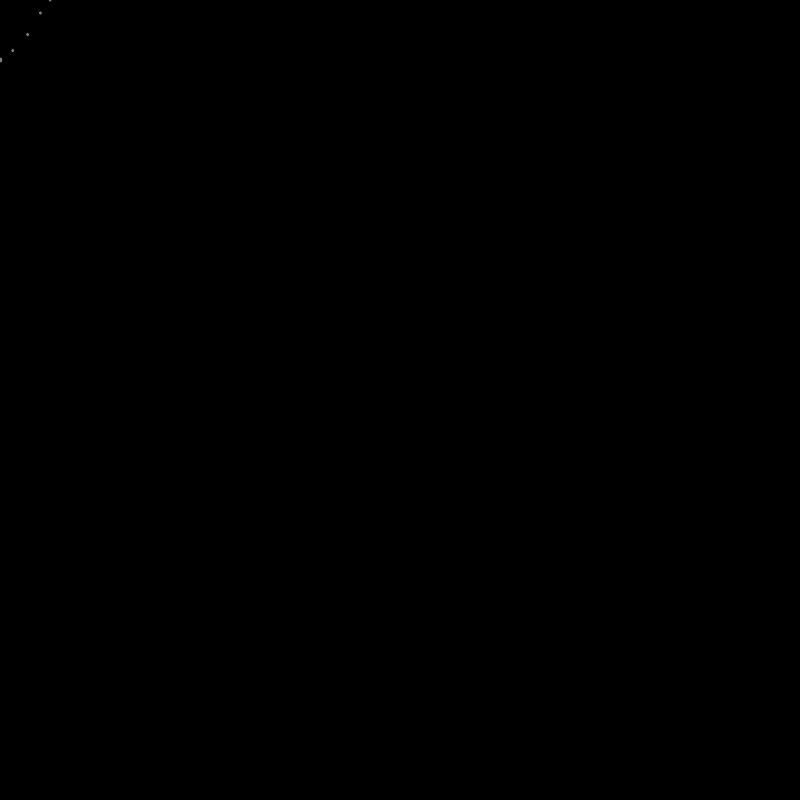
Frame 1 (no input)
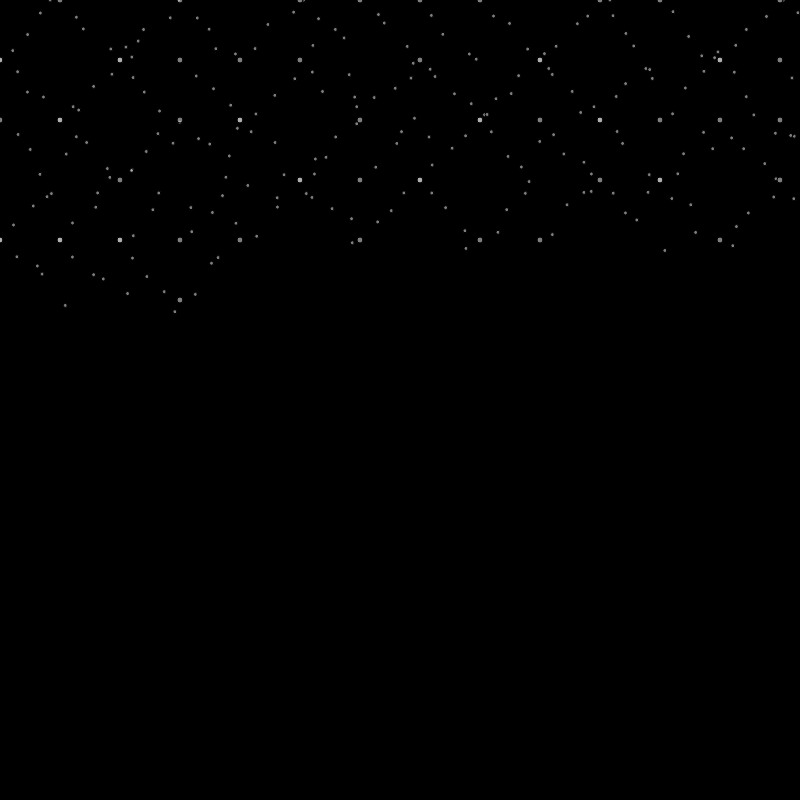
Frame 60 (no input)
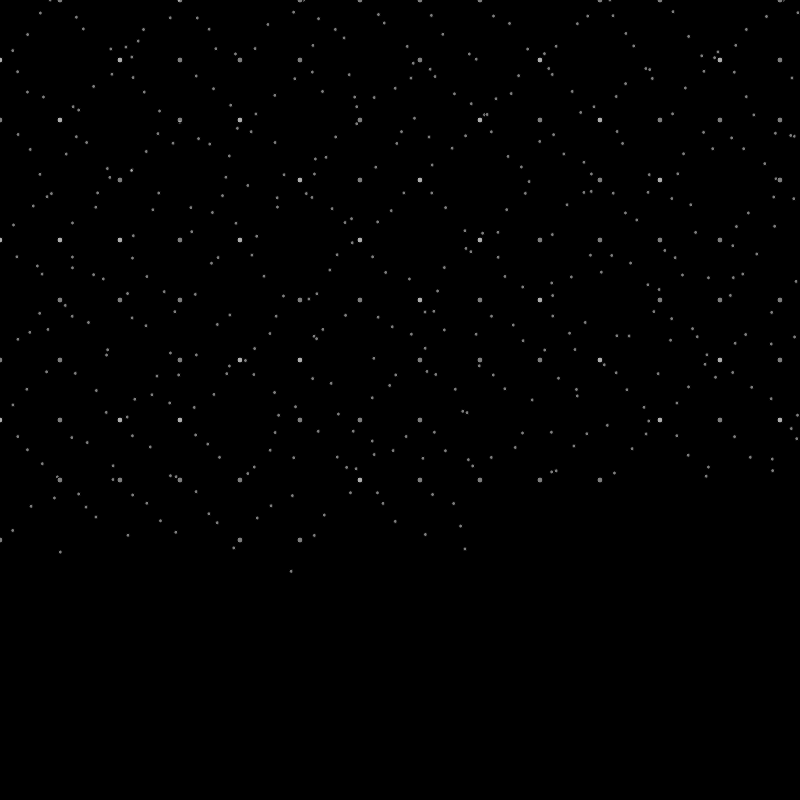
Frame 120 (the mouse pressed at the canvas centre since frame 60)

The p5.js sketch that drew these frames (run headless with seeded random() and noise() and a simulated clock; from frame 60 on, the mouse is pressed at the canvas centre):

// p5.js sketch
// ── sketch.js
function setup() {
    createCanvas(800, 800)
    background(0)
}

let x = 0
let y = 0
let spacing = 60

function draw() {
    fill('rgba(210,210,210, 0.6)')
    if (random(1) < 0.5) {
        //line(x, y, x + spacing, y + spacing)
        ellipse(x, y, 6, 6)
        ellipse(
            x + spacing * 0.25 * random(0.75, 1.25),
            y + spacing * 0.25 * random(0.75, 1.25),
            4,
            4
        )
        ellipse(
            x + spacing * 0.5 * random(0.75, 1.25),
            y + spacing * 0.5 * random(0.75, 1.25),
            4,
            4
        )
        ellipse(
            x + spacing * 0.75 * random(0.75, 1.25),
            y + spacing * 0.75 * random(0.75, 1.25),
            4,
            4
        )
        ellipse(
            x + spacing * random(0.75, 1.25),
            y + spacing * random(0.75, 1.25),
            4,
            4
        )
    } else {
        //line(x, y + spacing, x + spacing, y)

        ellipse(x, y + spacing, 6, 6)
        ellipse(
            x + spacing * 0.25 * random(0.75, 1.25),
            y + spacing * 0.75 * random(0.75, 1.25),
            4,
            4
        )
        ellipse(
            x + spacing * 0.5 * random(0.75, 1.25),
            y + spacing * 0.5 * random(0.75, 1.25),
            4,
            4
        )
        ellipse(
            x + spacing * 0.75 * random(0.75, 1.25),
            y + spacing * 0.25 * random(0.75, 1.25),
            4,
            4
        )
        ellipse(x + spacing * random(0.75, 1.25), y * random(0.75, 1.25), 4, 4)
    }

    x += spacing
    if (x > width) {
        x = 0
        y += spacing
    }
    if (y > height) {
        y = 0
        x = 0
    }
}
